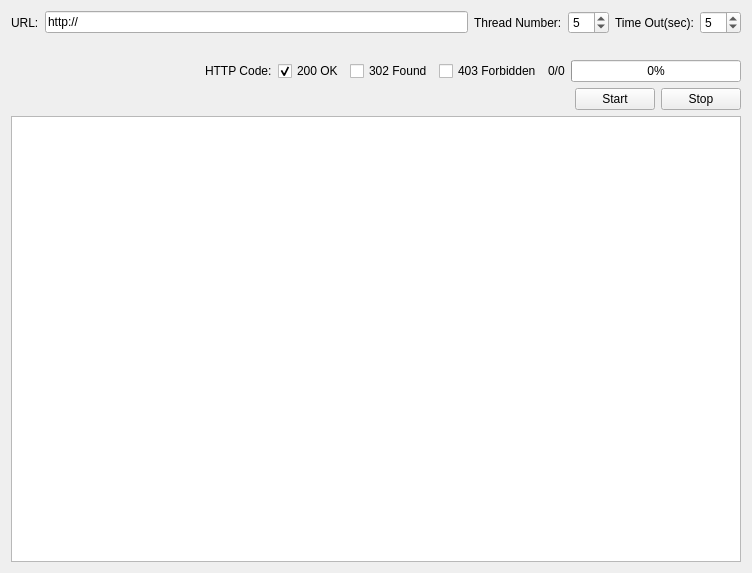
<?xml version="1.0" encoding="UTF-8"?>
<ui version="4.0">
 <class>Scanner</class>
 <widget class="QWidget" name="Scanner">
  <property name="geometry">
   <rect>
    <x>0</x>
    <y>0</y>
    <width>752</width>
    <height>573</height>
   </rect>
  </property>
  <property name="windowTitle">
   <string>Form</string>
  </property>
  <property name="autoFillBackground">
   <bool>true</bool>
  </property>
  <layout class="QHBoxLayout" name="horizontalLayout_3">
   <item>
    <layout class="QVBoxLayout" name="verticalLayout">
     <item>
      <layout class="QVBoxLayout" name="extoption">
       <item>
        <layout class="QHBoxLayout" name="mainlayout">
         <item>
          <widget class="QLabel" name="label_2">
           <property name="text">
            <string>URL:</string>
           </property>
          </widget>
         </item>
         <item>
          <widget class="QLineEdit" name="urlEdit">
           <property name="text">
            <string>http://</string>
           </property>
          </widget>
         </item>
         <item>
          <layout class="QHBoxLayout" name="threadlayout">
           <item>
            <widget class="QLabel" name="ThreadNumber">
             <property name="text">
              <string>Thread Number:</string>
             </property>
            </widget>
           </item>
           <item>
            <widget class="QSpinBox" name="spinThreadNumber">
             <property name="minimum">
              <number>1</number>
             </property>
             <property name="value">
              <number>5</number>
             </property>
            </widget>
           </item>
           <item>
            <widget class="QLabel" name="Timeout">
             <property name="text">
              <string>Time Out(sec):</string>
             </property>
            </widget>
           </item>
           <item>
            <widget class="QSpinBox" name="spinTimeout">
             <property name="minimum">
              <number>2</number>
             </property>
             <property name="value">
              <number>5</number>
             </property>
            </widget>
           </item>
          </layout>
         </item>
        </layout>
       </item>
      </layout>
     </item>
     <item>
      <layout class="QHBoxLayout" name="txtLayout">
       <item>
        <spacer name="horizontalSpacer_2">
         <property name="orientation">
          <enum>Qt::Horizontal</enum>
         </property>
         <property name="sizeHint" stdset="0">
          <size>
           <width>40</width>
           <height>20</height>
          </size>
         </property>
        </spacer>
       </item>
      </layout>
     </item>
     <item>
      <layout class="QHBoxLayout" name="code">
       <item>
        <spacer name="horizontalSpacer_3">
         <property name="orientation">
          <enum>Qt::Horizontal</enum>
         </property>
         <property name="sizeHint" stdset="0">
          <size>
           <width>40</width>
           <height>20</height>
          </size>
         </property>
        </spacer>
       </item>
       <item>
        <widget class="QLabel" name="label_3">
         <property name="text">
          <string>HTTP Code:</string>
         </property>
        </widget>
       </item>
       <item>
        <widget class="QCheckBox" name="cbx200">
         <property name="text">
          <string>200 OK</string>
         </property>
         <property name="checked">
          <bool>true</bool>
         </property>
        </widget>
       </item>
       <item>
        <widget class="QCheckBox" name="cbx302">
         <property name="text">
          <string>302 Found</string>
         </property>
        </widget>
       </item>
       <item>
        <widget class="QCheckBox" name="cbx403">
         <property name="text">
          <string>403 Forbidden</string>
         </property>
        </widget>
       </item>
       <item>
        <layout class="QHBoxLayout" name="bottomLayout">
         <item>
          <widget class="QLabel" name="lblPercent">
           <property name="text">
            <string>0/0</string>
           </property>
          </widget>
         </item>
         <item>
          <widget class="QProgressBar" name="progressBar">
           <property name="autoFillBackground">
            <bool>true</bool>
           </property>
           <property name="maximum">
            <number>100</number>
           </property>
           <property name="value">
            <number>0</number>
           </property>
          </widget>
         </item>
        </layout>
       </item>
      </layout>
     </item>
     <item>
      <layout class="QHBoxLayout" name="controllayout">
       <item>
        <spacer name="horizontalSpacer">
         <property name="orientation">
          <enum>Qt::Horizontal</enum>
         </property>
         <property name="sizeHint" stdset="0">
          <size>
           <width>40</width>
           <height>20</height>
          </size>
         </property>
        </spacer>
       </item>
       <item>
        <widget class="QPushButton" name="startBtn">
         <property name="text">
          <string>Start</string>
         </property>
        </widget>
       </item>
       <item>
        <widget class="QPushButton" name="stopBtn">
         <property name="text">
          <string>Stop</string>
         </property>
        </widget>
       </item>
      </layout>
     </item>
     <item>
      <widget class="QTextBrowser" name="textBrowser"/>
     </item>
    </layout>
   </item>
  </layout>
 </widget>
 <resources/>
 <connections/>
</ui>
